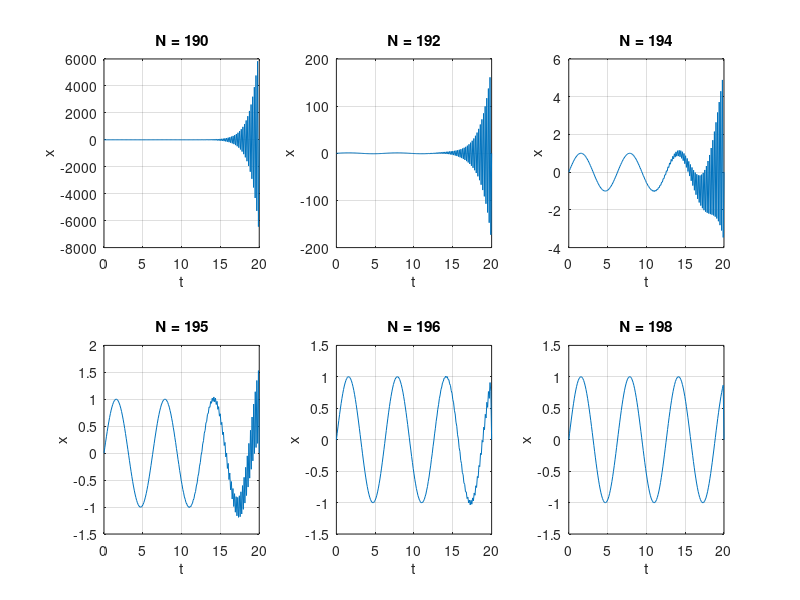

Here is the MATLAB script that generated this plot:



% inter = [10 20 40 80 160 320];
inter = [190, 192, 194, 195, 196, 198]

figure

for k = 1:6
    N = inter(k);
    
    t = linspace(0, 20, N+1);

    x0 = 0;
    dt = t(2) - t(1);
    x = zeros(size(t));
    x(1) = x0;

    for n = 2:N
        x(n) = x(n-1) + (cos(t(n-1)) + 20 * sin(t(n-1)) - 20*x(n-1)) * dt;
    end
    
    subplot(2, 3, k)
    plot(t, x)
    grid on
    xlabel('t')
    ylabel('x')
    title(sprintf('N = %g', inter(k)))
end